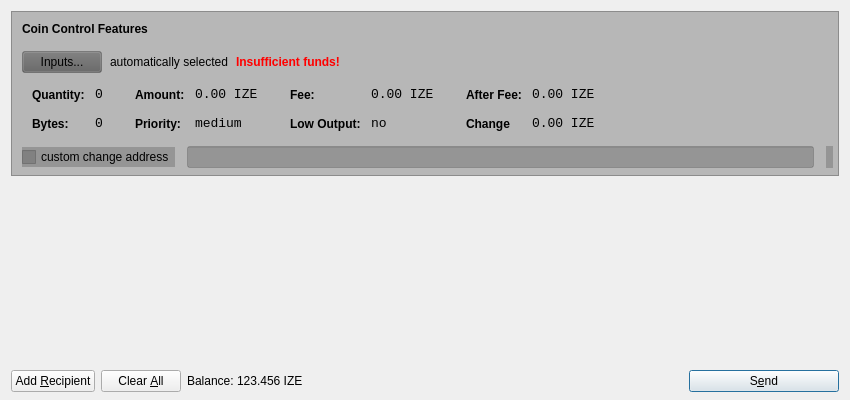
<?xml version="1.0" encoding="UTF-8"?>
<ui version="4.0">
 <class>SendCoinsDialog</class>
 <widget class="QDialog" name="SendCoinsDialog">
  <property name="geometry">
   <rect>
    <x>0</x>
    <y>0</y>
    <width>850</width>
    <height>400</height>
   </rect>
  </property>
  <property name="windowTitle">
   <string>Send Coins</string>
  </property>
  <layout class="QVBoxLayout" name="verticalLayout" stretch="0,1,0">
   <property name="bottomMargin">
    <number>8</number>
   </property>
   <item>
    <widget class="QFrame" name="frameCoinControl">
     <property name="sizePolicy">
      <sizepolicy hsizetype="Expanding" vsizetype="Expanding">
       <horstretch>0</horstretch>
       <verstretch>0</verstretch>
      </sizepolicy>
     </property>
     <property name="maximumSize">
      <size>
       <width>16777215</width>
       <height>16777215</height>
      </size>
     </property>
     <property name="styleSheet">
      <string notr="true">background-color: rgba(97, 97 , 97, 100);</string>
     </property>
     <property name="frameShape">
      <enum>QFrame::StyledPanel</enum>
     </property>
     <property name="frameShadow">
      <enum>QFrame::Sunken</enum>
     </property>
     <layout class="QVBoxLayout" name="verticalLayoutCoinControl2">
      <property name="spacing">
       <number>6</number>
      </property>
      <property name="leftMargin">
       <number>0</number>
      </property>
      <property name="topMargin">
       <number>0</number>
      </property>
      <property name="rightMargin">
       <number>0</number>
      </property>
      <property name="bottomMargin">
       <number>6</number>
      </property>
      <item>
       <layout class="QVBoxLayout" name="verticalLayoutCoinControl" stretch="0,0,0,0,1">
        <property name="spacing">
         <number>0</number>
        </property>
        <property name="leftMargin">
         <number>10</number>
        </property>
        <property name="topMargin">
         <number>10</number>
        </property>
        <item>
         <layout class="QHBoxLayout" name="horizontalLayoutCoinControl1">
          <property name="bottomMargin">
           <number>15</number>
          </property>
          <item>
           <widget class="QLabel" name="labelCoinControlFeatures">
            <property name="sizePolicy">
             <sizepolicy hsizetype="Preferred" vsizetype="Maximum">
              <horstretch>0</horstretch>
              <verstretch>0</verstretch>
             </sizepolicy>
            </property>
            <property name="font">
             <font>
              <weight>75</weight>
              <bold>true</bold>
             </font>
            </property>
            <property name="styleSheet">
             <string notr="true">font-weight:bold;  background: transparent;</string>
            </property>
            <property name="text">
             <string>Coin Control Features</string>
            </property>
           </widget>
          </item>
         </layout>
        </item>
        <item>
         <layout class="QHBoxLayout" name="horizontalLayoutCoinControl2" stretch="0,0,0,0">
          <property name="spacing">
           <number>8</number>
          </property>
          <property name="bottomMargin">
           <number>10</number>
          </property>
          <item>
           <widget class="QPushButton" name="pushButtonCoinControl">
            <property name="styleSheet">
             <string notr="true"/>
            </property>
            <property name="text">
             <string>Inputs...</string>
            </property>
           </widget>
          </item>
          <item>
           <widget class="QLabel" name="labelCoinControlAutomaticallySelected">
            <property name="styleSheet">
             <string notr="true"> background: transparent;</string>
            </property>
            <property name="text">
             <string>automatically selected</string>
            </property>
            <property name="margin">
             <number>5</number>
            </property>
           </widget>
          </item>
          <item>
           <widget class="QLabel" name="labelCoinControlInsuffFunds">
            <property name="font">
             <font>
              <weight>75</weight>
              <bold>true</bold>
             </font>
            </property>
            <property name="styleSheet">
             <string notr="true">QLabel { color: red;  background: transparent; font-weight:bold;}</string>
            </property>
            <property name="text">
             <string>Insufficient funds!</string>
            </property>
            <property name="margin">
             <number>5</number>
            </property>
           </widget>
          </item>
          <item>
           <spacer name="horizontalSpacerCoinControl">
            <property name="orientation">
             <enum>Qt::Horizontal</enum>
            </property>
            <property name="sizeHint" stdset="0">
             <size>
              <width>40</width>
              <height>1</height>
             </size>
            </property>
           </spacer>
          </item>
         </layout>
        </item>
        <item>
         <widget class="QWidget" name="widgetCoinControl" native="true">
          <property name="sizePolicy">
           <sizepolicy hsizetype="Preferred" vsizetype="Preferred">
            <horstretch>0</horstretch>
            <verstretch>0</verstretch>
           </sizepolicy>
          </property>
          <property name="minimumSize">
           <size>
            <width>0</width>
            <height>0</height>
           </size>
          </property>
          <property name="styleSheet">
           <string notr="true"> background: transparent;</string>
          </property>
          <layout class="QHBoxLayout" name="horizontalLayoutCoinControl5">
           <property name="leftMargin">
            <number>0</number>
           </property>
           <property name="topMargin">
            <number>0</number>
           </property>
           <property name="rightMargin">
            <number>0</number>
           </property>
           <property name="bottomMargin">
            <number>0</number>
           </property>
           <item>
            <layout class="QHBoxLayout" name="horizontalLayoutCoinControl3" stretch="0,0,0,1">
             <property name="spacing">
              <number>20</number>
             </property>
             <property name="topMargin">
              <number>0</number>
             </property>
             <property name="bottomMargin">
              <number>10</number>
             </property>
             <item>
              <layout class="QFormLayout" name="formLayoutCoinControl1">
               <property name="horizontalSpacing">
                <number>10</number>
               </property>
               <property name="verticalSpacing">
                <number>14</number>
               </property>
               <property name="leftMargin">
                <number>10</number>
               </property>
               <property name="topMargin">
                <number>4</number>
               </property>
               <property name="rightMargin">
                <number>6</number>
               </property>
               <item row="0" column="0">
                <widget class="QLabel" name="labelCoinControlQuantityText">
                 <property name="styleSheet">
                  <string notr="true">font-weight:bold;  background: transparent;</string>
                 </property>
                 <property name="text">
                  <string>Quantity:</string>
                 </property>
                 <property name="margin">
                  <number>0</number>
                 </property>
                </widget>
               </item>
               <item row="0" column="1">
                <widget class="QLabel" name="labelCoinControlQuantity">
                 <property name="font">
                  <font>
                   <family>Monospace</family>
                   <pointsize>10</pointsize>
                  </font>
                 </property>
                 <property name="cursor">
                  <cursorShape>IBeamCursor</cursorShape>
                 </property>
                 <property name="contextMenuPolicy">
                  <enum>Qt::ActionsContextMenu</enum>
                 </property>
                 <property name="styleSheet">
                  <string notr="true"> background: transparent;</string>
                 </property>
                 <property name="text">
                  <string>0</string>
                 </property>
                 <property name="margin">
                  <number>0</number>
                 </property>
                 <property name="textInteractionFlags">
                  <set>Qt::LinksAccessibleByMouse|Qt::TextSelectableByKeyboard|Qt::TextSelectableByMouse</set>
                 </property>
                </widget>
               </item>
               <item row="1" column="0">
                <widget class="QLabel" name="labelCoinControlBytesText">
                 <property name="styleSheet">
                  <string notr="true">font-weight:bold;  background: transparent;</string>
                 </property>
                 <property name="text">
                  <string>Bytes:</string>
                 </property>
                </widget>
               </item>
               <item row="1" column="1">
                <widget class="QLabel" name="labelCoinControlBytes">
                 <property name="font">
                  <font>
                   <family>Monospace</family>
                   <pointsize>10</pointsize>
                  </font>
                 </property>
                 <property name="cursor">
                  <cursorShape>IBeamCursor</cursorShape>
                 </property>
                 <property name="contextMenuPolicy">
                  <enum>Qt::ActionsContextMenu</enum>
                 </property>
                 <property name="styleSheet">
                  <string notr="true"> background: transparent;</string>
                 </property>
                 <property name="text">
                  <string>0</string>
                 </property>
                 <property name="textInteractionFlags">
                  <set>Qt::LinksAccessibleByMouse|Qt::TextSelectableByKeyboard|Qt::TextSelectableByMouse</set>
                 </property>
                </widget>
               </item>
              </layout>
             </item>
             <item>
              <layout class="QFormLayout" name="formLayoutCoinControl2">
               <property name="horizontalSpacing">
                <number>10</number>
               </property>
               <property name="verticalSpacing">
                <number>14</number>
               </property>
               <property name="leftMargin">
                <number>6</number>
               </property>
               <property name="topMargin">
                <number>4</number>
               </property>
               <property name="rightMargin">
                <number>6</number>
               </property>
               <item row="0" column="0">
                <widget class="QLabel" name="labelCoinControlAmountText">
                 <property name="styleSheet">
                  <string notr="true">font-weight:bold;  background: transparent;</string>
                 </property>
                 <property name="text">
                  <string>Amount:</string>
                 </property>
                 <property name="margin">
                  <number>0</number>
                 </property>
                </widget>
               </item>
               <item row="0" column="1">
                <widget class="QLabel" name="labelCoinControlAmount">
                 <property name="font">
                  <font>
                   <family>Monospace</family>
                   <pointsize>10</pointsize>
                  </font>
                 </property>
                 <property name="cursor">
                  <cursorShape>IBeamCursor</cursorShape>
                 </property>
                 <property name="contextMenuPolicy">
                  <enum>Qt::ActionsContextMenu</enum>
                 </property>
                 <property name="styleSheet">
                  <string notr="true"> background: transparent;</string>
                 </property>
                 <property name="text">
                  <string>0.00 IZE</string>
                 </property>
                 <property name="textInteractionFlags">
                  <set>Qt::LinksAccessibleByMouse|Qt::TextSelectableByKeyboard|Qt::TextSelectableByMouse</set>
                 </property>
                </widget>
               </item>
               <item row="1" column="0">
                <widget class="QLabel" name="labelCoinControlPriorityText">
                 <property name="styleSheet">
                  <string notr="true">font-weight:bold;  background: transparent;</string>
                 </property>
                 <property name="text">
                  <string>Priority:</string>
                 </property>
                </widget>
               </item>
               <item row="1" column="1">
                <widget class="QLabel" name="labelCoinControlPriority">
                 <property name="font">
                  <font>
                   <family>Monospace</family>
                   <pointsize>10</pointsize>
                  </font>
                 </property>
                 <property name="cursor">
                  <cursorShape>IBeamCursor</cursorShape>
                 </property>
                 <property name="contextMenuPolicy">
                  <enum>Qt::ActionsContextMenu</enum>
                 </property>
                 <property name="text">
                  <string>medium</string>
                 </property>
                 <property name="textInteractionFlags">
                  <set>Qt::LinksAccessibleByMouse|Qt::TextSelectableByKeyboard|Qt::TextSelectableByMouse</set>
                 </property>
                </widget>
               </item>
              </layout>
             </item>
             <item>
              <layout class="QFormLayout" name="formLayoutCoinControl3">
               <property name="horizontalSpacing">
                <number>10</number>
               </property>
               <property name="verticalSpacing">
                <number>14</number>
               </property>
               <property name="leftMargin">
                <number>6</number>
               </property>
               <property name="topMargin">
                <number>4</number>
               </property>
               <property name="rightMargin">
                <number>6</number>
               </property>
               <item row="0" column="0">
                <widget class="QLabel" name="labelCoinControlFeeText">
                 <property name="styleSheet">
                  <string notr="true">font-weight:bold;</string>
                 </property>
                 <property name="text">
                  <string>Fee:</string>
                 </property>
                 <property name="margin">
                  <number>0</number>
                 </property>
                </widget>
               </item>
               <item row="0" column="1">
                <widget class="QLabel" name="labelCoinControlFee">
                 <property name="font">
                  <font>
                   <family>Monospace</family>
                   <pointsize>10</pointsize>
                  </font>
                 </property>
                 <property name="cursor">
                  <cursorShape>IBeamCursor</cursorShape>
                 </property>
                 <property name="contextMenuPolicy">
                  <enum>Qt::ActionsContextMenu</enum>
                 </property>
                 <property name="text">
                  <string>0.00 IZE</string>
                 </property>
                 <property name="textInteractionFlags">
                  <set>Qt::LinksAccessibleByMouse|Qt::TextSelectableByKeyboard|Qt::TextSelectableByMouse</set>
                 </property>
                </widget>
               </item>
               <item row="1" column="0">
                <widget class="QLabel" name="labelCoinControlLowOutputText">
                 <property name="styleSheet">
                  <string notr="true">font-weight:bold;</string>
                 </property>
                 <property name="text">
                  <string>Low Output:</string>
                 </property>
                </widget>
               </item>
               <item row="1" column="1">
                <widget class="QLabel" name="labelCoinControlLowOutput">
                 <property name="font">
                  <font>
                   <family>Monospace</family>
                   <pointsize>10</pointsize>
                  </font>
                 </property>
                 <property name="cursor">
                  <cursorShape>IBeamCursor</cursorShape>
                 </property>
                 <property name="contextMenuPolicy">
                  <enum>Qt::ActionsContextMenu</enum>
                 </property>
                 <property name="text">
                  <string>no</string>
                 </property>
                 <property name="textInteractionFlags">
                  <set>Qt::LinksAccessibleByMouse|Qt::TextSelectableByKeyboard|Qt::TextSelectableByMouse</set>
                 </property>
                </widget>
               </item>
              </layout>
             </item>
             <item>
              <layout class="QFormLayout" name="formLayoutCoinControl4">
               <property name="horizontalSpacing">
                <number>10</number>
               </property>
               <property name="verticalSpacing">
                <number>14</number>
               </property>
               <property name="leftMargin">
                <number>6</number>
               </property>
               <property name="topMargin">
                <number>4</number>
               </property>
               <property name="rightMargin">
                <number>6</number>
               </property>
               <item row="0" column="0">
                <widget class="QLabel" name="labelCoinControlAfterFeeText">
                 <property name="styleSheet">
                  <string notr="true">font-weight:bold;</string>
                 </property>
                 <property name="text">
                  <string>After Fee:</string>
                 </property>
                 <property name="margin">
                  <number>0</number>
                 </property>
                </widget>
               </item>
               <item row="0" column="1">
                <widget class="QLabel" name="labelCoinControlAfterFee">
                 <property name="font">
                  <font>
                   <family>Monospace</family>
                   <pointsize>10</pointsize>
                  </font>
                 </property>
                 <property name="cursor">
                  <cursorShape>IBeamCursor</cursorShape>
                 </property>
                 <property name="contextMenuPolicy">
                  <enum>Qt::ActionsContextMenu</enum>
                 </property>
                 <property name="text">
                  <string>0.00 IZE</string>
                 </property>
                 <property name="textInteractionFlags">
                  <set>Qt::LinksAccessibleByMouse|Qt::TextSelectableByKeyboard|Qt::TextSelectableByMouse</set>
                 </property>
                </widget>
               </item>
               <item row="1" column="0">
                <widget class="QLabel" name="labelCoinControlChangeText">
                 <property name="styleSheet">
                  <string notr="true">font-weight:bold;</string>
                 </property>
                 <property name="text">
                  <string>Change</string>
                 </property>
                </widget>
               </item>
               <item row="1" column="1">
                <widget class="QLabel" name="labelCoinControlChange">
                 <property name="font">
                  <font>
                   <family>Monospace</family>
                   <pointsize>10</pointsize>
                  </font>
                 </property>
                 <property name="cursor">
                  <cursorShape>IBeamCursor</cursorShape>
                 </property>
                 <property name="contextMenuPolicy">
                  <enum>Qt::ActionsContextMenu</enum>
                 </property>
                 <property name="text">
                  <string>0.00 IZE</string>
                 </property>
                 <property name="textInteractionFlags">
                  <set>Qt::LinksAccessibleByMouse|Qt::TextSelectableByKeyboard|Qt::TextSelectableByMouse</set>
                 </property>
                </widget>
               </item>
              </layout>
             </item>
            </layout>
           </item>
          </layout>
         </widget>
        </item>
        <item>
         <layout class="QHBoxLayout" name="horizontalLayoutCoinControl4" stretch="0,0,0">
          <property name="spacing">
           <number>12</number>
          </property>
          <property name="sizeConstraint">
           <enum>QLayout::SetDefaultConstraint</enum>
          </property>
          <property name="topMargin">
           <number>5</number>
          </property>
          <property name="rightMargin">
           <number>5</number>
          </property>
          <item>
           <widget class="QCheckBox" name="checkBoxCoinControlChange">
            <property name="text">
             <string>custom change address</string>
            </property>
           </widget>
          </item>
          <item>
           <widget class="QLineEdit" name="lineEditCoinControlChange">
            <property name="enabled">
             <bool>false</bool>
            </property>
            <property name="sizePolicy">
             <sizepolicy hsizetype="Expanding" vsizetype="Fixed">
              <horstretch>0</horstretch>
              <verstretch>0</verstretch>
             </sizepolicy>
            </property>
           </widget>
          </item>
          <item>
           <widget class="QLabel" name="labelCoinControlChangeLabel">
            <property name="sizePolicy">
             <sizepolicy hsizetype="Preferred" vsizetype="Expanding">
              <horstretch>0</horstretch>
              <verstretch>0</verstretch>
             </sizepolicy>
            </property>
            <property name="minimumSize">
             <size>
              <width>0</width>
              <height>0</height>
             </size>
            </property>
            <property name="text">
             <string/>
            </property>
            <property name="margin">
             <number>3</number>
            </property>
           </widget>
          </item>
         </layout>
        </item>
        <item>
         <spacer name="verticalSpacerCoinControl">
          <property name="orientation">
           <enum>Qt::Vertical</enum>
          </property>
          <property name="sizeHint" stdset="0">
           <size>
            <width>800</width>
            <height>1</height>
           </size>
          </property>
         </spacer>
        </item>
       </layout>
      </item>
     </layout>
    </widget>
   </item>
   <item>
    <widget class="QScrollArea" name="scrollArea">
     <property name="styleSheet">
      <string notr="true">background-color: rgba(97, 97 , 97, 0);</string>
     </property>
     <property name="widgetResizable">
      <bool>true</bool>
     </property>
     <widget class="QWidget" name="scrollAreaWidgetContents">
      <property name="geometry">
       <rect>
        <x>0</x>
        <y>0</y>
        <width>830</width>
        <height>173</height>
       </rect>
      </property>
      <layout class="QVBoxLayout" name="verticalLayout_2">
       <property name="leftMargin">
        <number>0</number>
       </property>
       <property name="topMargin">
        <number>0</number>
       </property>
       <property name="rightMargin">
        <number>0</number>
       </property>
       <property name="bottomMargin">
        <number>0</number>
       </property>
       <item>
        <layout class="QVBoxLayout" name="entries">
         <property name="spacing">
          <number>6</number>
         </property>
        </layout>
       </item>
       <item>
        <spacer name="verticalSpacer">
         <property name="orientation">
          <enum>Qt::Vertical</enum>
         </property>
         <property name="sizeHint" stdset="0">
          <size>
           <width>20</width>
           <height>40</height>
          </size>
         </property>
        </spacer>
       </item>
      </layout>
     </widget>
    </widget>
   </item>
   <item>
    <layout class="QHBoxLayout" name="horizontalLayout">
     <item>
      <widget class="QPushButton" name="addButton">
       <property name="toolTip">
        <string>Send to multiple recipients at once</string>
       </property>
       <property name="text">
        <string>Add &amp;Recipient</string>
       </property>
       <property name="autoDefault">
        <bool>false</bool>
       </property>
      </widget>
     </item>
     <item>
      <widget class="QPushButton" name="clearButton">
       <property name="sizePolicy">
        <sizepolicy hsizetype="Minimum" vsizetype="Fixed">
         <horstretch>0</horstretch>
         <verstretch>0</verstretch>
        </sizepolicy>
       </property>
       <property name="toolTip">
        <string>Remove all transaction fields</string>
       </property>
       <property name="text">
        <string>Clear &amp;All</string>
       </property>
       <property name="autoRepeatDelay">
        <number>300</number>
       </property>
       <property name="autoDefault">
        <bool>false</bool>
       </property>
      </widget>
     </item>
     <item>
      <layout class="QHBoxLayout" name="horizontalLayout_2">
       <property name="spacing">
        <number>3</number>
       </property>
       <item>
        <widget class="QLabel" name="label">
         <property name="sizePolicy">
          <sizepolicy hsizetype="Preferred" vsizetype="Fixed">
           <horstretch>0</horstretch>
           <verstretch>0</verstretch>
          </sizepolicy>
         </property>
         <property name="text">
          <string>Balance:</string>
         </property>
        </widget>
       </item>
       <item>
        <widget class="QLabel" name="labelBalance">
         <property name="sizePolicy">
          <sizepolicy hsizetype="Preferred" vsizetype="Fixed">
           <horstretch>0</horstretch>
           <verstretch>0</verstretch>
          </sizepolicy>
         </property>
         <property name="cursor">
          <cursorShape>IBeamCursor</cursorShape>
         </property>
         <property name="text">
          <string>123.456 IZE</string>
         </property>
         <property name="textInteractionFlags">
          <set>Qt::LinksAccessibleByMouse|Qt::TextSelectableByKeyboard|Qt::TextSelectableByMouse</set>
         </property>
        </widget>
       </item>
      </layout>
     </item>
     <item>
      <spacer name="horizontalSpacer">
       <property name="orientation">
        <enum>Qt::Horizontal</enum>
       </property>
       <property name="sizeHint" stdset="0">
        <size>
         <width>40</width>
         <height>20</height>
        </size>
       </property>
      </spacer>
     </item>
     <item>
      <widget class="QPushButton" name="sendButton">
       <property name="minimumSize">
        <size>
         <width>150</width>
         <height>0</height>
        </size>
       </property>
       <property name="toolTip">
        <string>Confirm the send action</string>
       </property>
       <property name="text">
        <string>S&amp;end</string>
       </property>
       <property name="default">
        <bool>true</bool>
       </property>
      </widget>
     </item>
    </layout>
   </item>
  </layout>
 </widget>
 <resources>
  <include location="../bitcoin.qrc"/>
 </resources>
 <connections/>
</ui>
